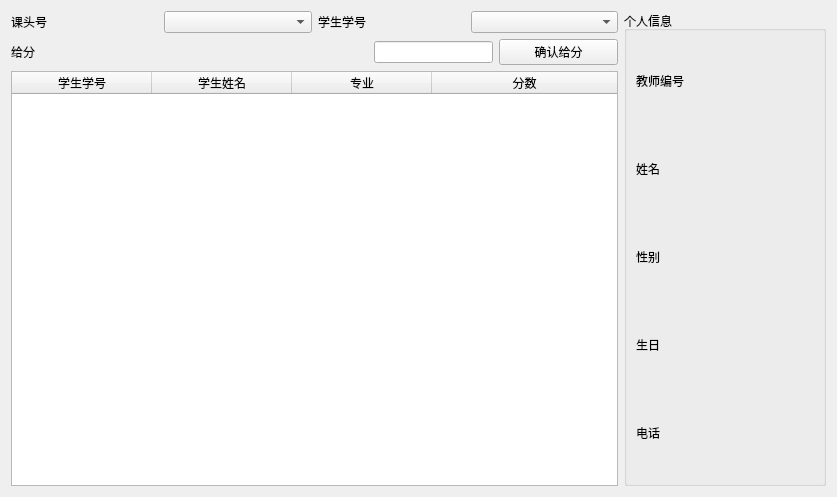
<?xml version="1.0" encoding="UTF-8"?>
<ui version="4.0">
 <class>teacherform</class>
 <widget class="QWidget" name="teacherform">
  <property name="geometry">
   <rect>
    <x>0</x>
    <y>0</y>
    <width>837</width>
    <height>497</height>
   </rect>
  </property>
  <property name="windowTitle">
   <string>教师端</string>
  </property>
  <property name="styleSheet">
   <string notr="true"/>
  </property>
  <layout class="QHBoxLayout" name="horizontalLayout_3" stretch="3,1">
   <item>
    <layout class="QVBoxLayout" name="verticalLayout">
     <item>
      <layout class="QHBoxLayout" name="horizontalLayout">
       <item>
        <widget class="QLabel" name="label">
         <property name="text">
          <string>课头号</string>
         </property>
        </widget>
       </item>
       <item>
        <widget class="QComboBox" name="comboBox"/>
       </item>
       <item>
        <widget class="QLabel" name="label_2">
         <property name="text">
          <string>学生学号</string>
         </property>
        </widget>
       </item>
       <item>
        <widget class="QComboBox" name="comboBox_2"/>
       </item>
      </layout>
     </item>
     <item>
      <layout class="QHBoxLayout" name="horizontalLayout_2" stretch="3,1,1">
       <item>
        <widget class="QLabel" name="label_3">
         <property name="text">
          <string>给分</string>
         </property>
        </widget>
       </item>
       <item>
        <widget class="QLineEdit" name="Login_username">
         <property name="styleSheet">
          <string notr="true">background-image: url(:/images/1.jfif);</string>
         </property>
        </widget>
       </item>
       <item>
        <widget class="QPushButton" name="pushButton">
         <property name="text">
          <string>确认给分</string>
         </property>
        </widget>
       </item>
      </layout>
     </item>
     <item>
      <widget class="QTableWidget" name="tableWidget">
       <attribute name="horizontalHeaderMinimumSectionSize">
        <number>22</number>
       </attribute>
       <attribute name="horizontalHeaderDefaultSectionSize">
        <number>140</number>
       </attribute>
       <attribute name="horizontalHeaderStretchLastSection">
        <bool>true</bool>
       </attribute>
       <column>
        <property name="text">
         <string>学生学号</string>
        </property>
       </column>
       <column>
        <property name="text">
         <string>学生姓名</string>
        </property>
       </column>
       <column>
        <property name="text">
         <string>专业</string>
        </property>
       </column>
       <column>
        <property name="text">
         <string>分数</string>
        </property>
       </column>
      </widget>
     </item>
    </layout>
   </item>
   <item>
    <widget class="QGroupBox" name="groupBox">
     <property name="title">
      <string>个人信息</string>
     </property>
     <layout class="QVBoxLayout" name="verticalLayout_8">
      <item>
       <layout class="QHBoxLayout" name="horizontalLayout_6">
        <item>
         <widget class="QLabel" name="label_7">
          <property name="text">
           <string>教师编号</string>
          </property>
         </widget>
        </item>
        <item>
         <widget class="QLabel" name="label_14">
          <property name="text">
           <string/>
          </property>
         </widget>
        </item>
       </layout>
      </item>
      <item>
       <layout class="QHBoxLayout" name="horizontalLayout_7">
        <item>
         <widget class="QLabel" name="label_8">
          <property name="text">
           <string>姓名</string>
          </property>
         </widget>
        </item>
        <item>
         <widget class="QLabel" name="label_15">
          <property name="text">
           <string/>
          </property>
         </widget>
        </item>
       </layout>
      </item>
      <item>
       <layout class="QHBoxLayout" name="horizontalLayout_8">
        <item>
         <widget class="QLabel" name="label_9">
          <property name="text">
           <string>性别</string>
          </property>
         </widget>
        </item>
        <item>
         <widget class="QLabel" name="label_16">
          <property name="text">
           <string/>
          </property>
         </widget>
        </item>
       </layout>
      </item>
      <item>
       <layout class="QHBoxLayout" name="horizontalLayout_9">
        <item>
         <widget class="QLabel" name="label_10">
          <property name="text">
           <string>生日</string>
          </property>
         </widget>
        </item>
        <item>
         <widget class="QLabel" name="label_17">
          <property name="text">
           <string/>
          </property>
         </widget>
        </item>
       </layout>
      </item>
      <item>
       <layout class="QHBoxLayout" name="horizontalLayout_11">
        <item>
         <widget class="QLabel" name="label_12">
          <property name="text">
           <string>电话</string>
          </property>
         </widget>
        </item>
        <item>
         <widget class="QLabel" name="label_19">
          <property name="text">
           <string/>
          </property>
         </widget>
        </item>
       </layout>
      </item>
     </layout>
    </widget>
   </item>
  </layout>
 </widget>
 <resources/>
 <connections/>
</ui>
